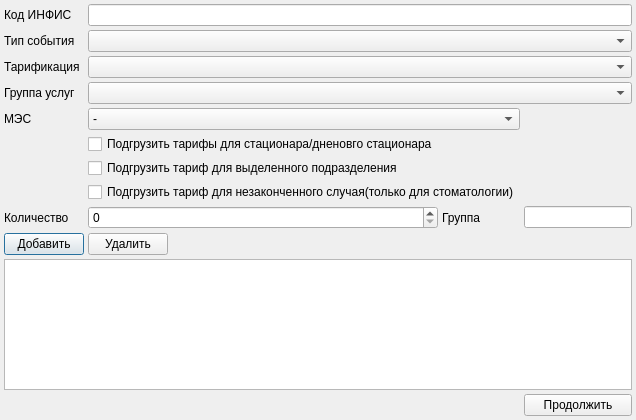
<?xml version="1.0" encoding="UTF-8"?>
<ui version="4.0">
 <class>FilterDialog</class>
 <widget class="QDialog" name="FilterDialog">
  <property name="geometry">
   <rect>
    <x>0</x>
    <y>0</y>
    <width>626</width>
    <height>420</height>
   </rect>
  </property>
  <property name="windowTitle">
   <string>Фильтр импорта тарифов для Архангельской области</string>
  </property>
  <layout class="QGridLayout" name="gridLayout">
   <property name="margin">
    <number>4</number>
   </property>
   <property name="spacing">
    <number>4</number>
   </property>
   <item row="14" column="0">
    <widget class="QPushButton" name="btnAdd">
     <property name="sizePolicy">
      <sizepolicy hsizetype="Fixed" vsizetype="Fixed">
       <horstretch>0</horstretch>
       <verstretch>0</verstretch>
      </sizepolicy>
     </property>
     <property name="text">
      <string>Добавить</string>
     </property>
    </widget>
   </item>
   <item row="4" column="1" colspan="2">
    <widget class="QComboBox" name="cmbMES">
     <item>
      <property name="text">
       <string>-</string>
      </property>
     </item>
     <item>
      <property name="text">
       <string>Нет или не выполнен</string>
      </property>
     </item>
     <item>
      <property name="text">
       <string>Выполнен</string>
      </property>
     </item>
    </widget>
   </item>
   <item row="4" column="0">
    <widget class="QLabel" name="lblMES">
     <property name="text">
      <string>МЭС</string>
     </property>
    </widget>
   </item>
   <item row="18" column="0" colspan="3">
    <spacer>
     <property name="orientation">
      <enum>Qt::Horizontal</enum>
     </property>
     <property name="sizeHint" stdset="0">
      <size>
       <width>368</width>
       <height>20</height>
      </size>
     </property>
    </spacer>
   </item>
   <item row="18" column="3">
    <widget class="QPushButton" name="btnContinue">
     <property name="text">
      <string>Продолжить</string>
     </property>
    </widget>
   </item>
   <item row="1" column="0">
    <widget class="QLabel" name="lblEventType">
     <property name="text">
      <string>Тип события</string>
     </property>
    </widget>
   </item>
   <item row="0" column="0">
    <widget class="QLabel" name="lblInfis">
     <property name="text">
      <string>Код ИНФИС</string>
     </property>
    </widget>
   </item>
   <item row="2" column="0">
    <widget class="QLabel" name="lblTariffType">
     <property name="text">
      <string>Тарификация</string>
     </property>
    </widget>
   </item>
   <item row="0" column="1" colspan="3">
    <widget class="QLineEdit" name="edtInfis"/>
   </item>
   <item row="2" column="1" colspan="3">
    <widget class="QComboBox" name="cmbTariffType">
     <property name="sizePolicy">
      <sizepolicy hsizetype="Expanding" vsizetype="Fixed">
       <horstretch>0</horstretch>
       <verstretch>0</verstretch>
      </sizepolicy>
     </property>
    </widget>
   </item>
   <item row="1" column="1" colspan="3">
    <widget class="CRBComboBox" name="cmbEventType">
     <property name="sizePolicy">
      <sizepolicy hsizetype="Expanding" vsizetype="Fixed">
       <horstretch>0</horstretch>
       <verstretch>0</verstretch>
      </sizepolicy>
     </property>
    </widget>
   </item>
   <item row="3" column="1" colspan="3">
    <widget class="CRBComboBox" name="cmbDepartment"/>
   </item>
   <item row="17" column="0" colspan="4">
    <widget class="QListWidget" name="lstService"/>
   </item>
   <item row="3" column="0">
    <widget class="QLabel" name="lblDepartment">
     <property name="text">
      <string>Группа услуг</string>
     </property>
    </widget>
   </item>
   <item row="12" column="0">
    <widget class="QLabel" name="lblAmount">
     <property name="text">
      <string>Количество</string>
     </property>
    </widget>
   </item>
   <item row="12" column="1">
    <widget class="QSpinBox" name="spbAmount">
     <property name="minimum">
      <number>0</number>
     </property>
    </widget>
   </item>
   <item row="12" column="2">
    <widget class="QLabel" name="lblGroup">
     <property name="text">
      <string>Группа</string>
     </property>
    </widget>
   </item>
   <item row="12" column="3">
    <widget class="QLineEdit" name="edtGroup">
     <property name="sizePolicy">
      <sizepolicy hsizetype="Fixed" vsizetype="Fixed">
       <horstretch>0</horstretch>
       <verstretch>0</verstretch>
      </sizepolicy>
     </property>
    </widget>
   </item>
   <item row="14" column="1">
    <widget class="QPushButton" name="btnDelete">
     <property name="sizePolicy">
      <sizepolicy hsizetype="Fixed" vsizetype="Fixed">
       <horstretch>0</horstretch>
       <verstretch>0</verstretch>
      </sizepolicy>
     </property>
     <property name="text">
      <string>Удалить</string>
     </property>
    </widget>
   </item>
   <item row="6" column="1">
    <widget class="QCheckBox" name="chkSpecOrgStructure">
     <property name="text">
      <string>Подгрузить тариф для выделенного подразделения</string>
     </property>
    </widget>
   </item>
   <item row="11" column="1" colspan="2">
    <widget class="QCheckBox" name="chkIncompleteCaseStomotology">
     <property name="text">
      <string>Подгрузить тариф для незаконченного случая(только для стоматологии)</string>
     </property>
    </widget>
   </item>
   <item row="5" column="1">
    <widget class="QCheckBox" name="chkIsStac">
     <property name="text">
      <string>Подгрузить тарифы для стационара/дненовго стационара</string>
     </property>
    </widget>
   </item>
  </layout>
 </widget>
 <customwidgets>
  <customwidget>
   <class>CRBComboBox</class>
   <extends>QComboBox</extends>
   <header>library/crbcombobox.h</header>
  </customwidget>
 </customwidgets>
 <tabstops>
  <tabstop>btnContinue</tabstop>
 </tabstops>
 <resources/>
 <connections>
  <connection>
   <sender>btnContinue</sender>
   <signal>clicked()</signal>
   <receiver>FilterDialog</receiver>
   <slot>accept()</slot>
   <hints>
    <hint type="sourcelabel">
     <x>443</x>
     <y>416</y>
    </hint>
    <hint type="destinationlabel">
     <x>380</x>
     <y>298</y>
    </hint>
   </hints>
  </connection>
 </connections>
</ui>
